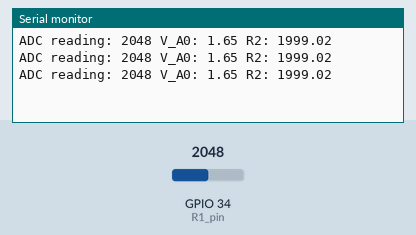
This sketch was run on a simulated ESP32. On the bench: the last lines printed to the serial monitor. Inputs (shaded band) come from the test bench; at power-on: GPIO 34 (R1_pin) = 2048.

Above: at 1.3 s.
1.4 s: GPIO 34 (R1_pin) set to 0
At 1.9 s:
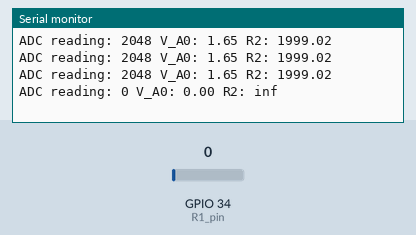
3.5 s: GPIO 34 (R1_pin) set to 491
At 3.9 s:
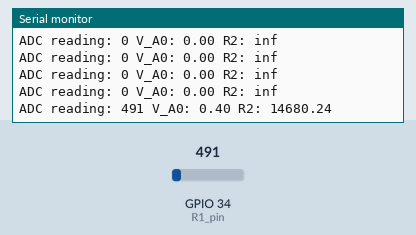

The sketch:

Unknown_Resistor.ino
```cpp
// the setup function runs one time at the beginning of the program
void setup() {
 // Put a line of code here to begin the Serial object
 Serial.begin(9600);
}


// Write in the value of R1 that you've chosen
const double R1 = 2000;
const double VIN = 3.3;
const int R1_pin = 34;


// the loop function loops forever after the setup() is complete
void loop() {
 // Read the value from A0
 unsigned int ADC_A0 = analogRead(R1_pin);
 // Calculate V_A0 from ADC_A0
 double V_A0 = (ADC_A0/4095.0) * VIN;
 // Calculate R2 from V_A0 and R1
 double R2 = R1 * (VIN/V_A0 - 1);

 // Print ADC_A0, V_A0, and R2 to the serial monitor on a single line
 Serial.print("ADC reading: ");
 Serial.print(ADC_A0);
 Serial.print(" V_A0: ");
 Serial.print(V_A0);
 Serial.print(" R2: ");
 Serial.println(R2);

 // Wait 0.5 seconds
 delay(500);
}
```

Measured:
- after the input at 1.4 s, the serial monitor: prints a new line after 0.10 s (image 1)
- after the input at 3.5 s, the serial monitor: prints a new line at once (image 2)
